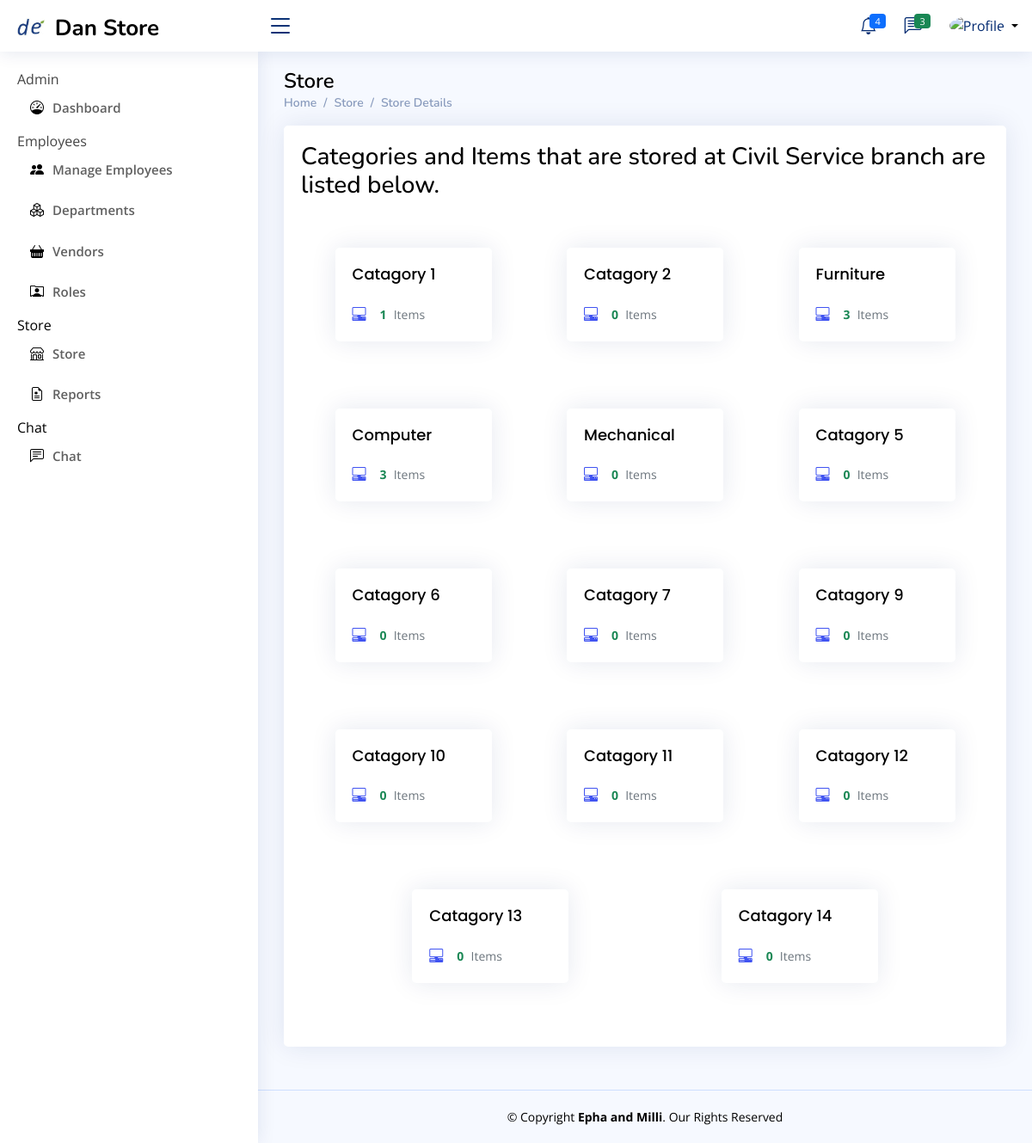
Page /comp-admin/store-details/2 on the committed database.
### Store_manager/models.py (models this page shows, shortened)
class Catagory(models.Model):
    Catagory_Name = models.CharField(max_length=200, null=True, blank=True)
    Type_of_Asset = models.CharField(max_length=200, null=True, blank=True)
    store=models.ForeignKey(allStore,null=True,blank=True,on_delete=models.CASCADE)

### Company_Admin/views.py (the view)
# urls.py: path('store-details/<int:id>', views.store_details, name='store-details'),
def store_details(request,id):
    all_category = Catagory.objects.filter(store=id)
    all_category.storeId = id
    context = {
        'all_category': all_category,
        'storeId':id
    }
    return render(request,"Company_Admin/Store/store_detail.html", context)

### Templates/Company_Admin/Store/store_detail.html
{% extends 'Company_Admin/base.html' %} {% block admin %}
<main id="main" class="main">
  <div class="pagetitle">
    <h1 style="color: black">Store</h1>
    <nav>
      <ol class="breadcrumb">
        <li class="breadcrumb-item">
          <a href="{% url 'admin-dashboard' %}">Home</a>
        </li>
        <li class="breadcrumb-item"><a href="{% url 'store' %}">Store</a></li>
        <li class="breadcrumb-item">Store Details</li>
      </ol>
    </nav>
  </div>
  <section class="section">
    <div class="row">
      <div class="col-lg-12">
        <div class="card">
          <div class="card-body">
            <div class="card-title">
              <h3 style="color: black; display: flex; justify-content: center">
                Categories and Items that are stored at Civil Service branch are
                listed below.
              </h3>
            </div>
            <div
              class="row"
              style="display: flex; justify-content: space-evenly"
            >
              {% for category in all_category %}
              <div class="col-lg-3 col-md-6 col-sm-6 m-4">
                <a
                  href="{% url 'cat-item-detail' category.id  %}"
                  class="card info-card sales-card newshadow"
                >
                  <div class="card-body">
                    <h5 class="card-title" style="color: black">
                      {{ category.Catagory_Name }}
                    </h5>
                    <div class="d-flex align-items-center">
                      <div
                        class="card-icon rounded-circle d-flex align-items-center justify-content-center"
                      >
                        <i class="bi bi-pc-display-horizontal"></i>
                      </div>
                      <div class="ps-3">
                        <span class="text-success small pt-1 fw-bold"
                          >{{category.item_set.all.count}}</span
                        >
                        <span class="text-muted small pt-2 ps-1"> Items</span>
                      </div>
                    </div>
                  </div>
                </a>
              </div>
              {% endfor %}
            </div>
          </div>
        </div>
      </div>
    </div>
  </section>
</main>
{% endblock %}

### static/assets/css/style.css (style rules this page uses)
:root { scroll-behavior: smooth; }
body { font-family: "Open Sans", sans-serif; background: #f6f9ff; color: #444444; }
a { color: #4154f1; text-decoration: none; }
h1, h2, h3, h4, h5, h6 { font-family: "Nunito", sans-serif; }
#main { margin-top: 60px; padding: 20px 30px; transition: all 0.3s; }
.pagetitle { margin-bottom: 10px; }
.pagetitle h1 { font-size: 24px; margin-bottom: 0; font-weight: 600; color: #012970; }
.card { margin-bottom: 30px; border: none; border-radius: 5px; box-shadow: 0px 0 30px rgba(1, 41, 112, 0.1); }
.card-title { padding: 20px 0 15px 0; font-size: 18px; font-weight: 500; color: #012970; font-family: "Poppins", sans-serif; }
.card-body { padding: 0 20px 20px 20px; }
.breadcrumb { font-size: 14px; font-family: "Nunito", sans-serif; color: #899bbd; font-weight: 600; }
.breadcrumb a { color: #899bbd; transition: 0.3s; }
.breadcrumb .breadcrumb-item::before { color: #899bbd; }
@media (min-width: 1200px) { #main, #footer { margin-left: 300px; } }

### rows in the picture
Catagory: Catagory_Name "Catagory 1", item_set.all.count "1"
Catagory: Catagory_Name "Catagory 2", item_set.all.count "0"
Catagory: Catagory_Name "Furniture", item_set.all.count "3"
Catagory: Catagory_Name "Computer", item_set.all.count "3"
Catagory: Catagory_Name "Mechanical", item_set.all.count "0"
Catagory: Catagory_Name "Catagory 5", item_set.all.count "0"
Catagory: Catagory_Name "Catagory 6", item_set.all.count "0"
Catagory: Catagory_Name "Catagory 7", item_set.all.count "0"
Catagory: Catagory_Name "Catagory 9", item_set.all.count "0"
Catagory: Catagory_Name "Catagory 10", item_set.all.count "0"
Catagory: Catagory_Name "Catagory 11", item_set.all.count "0"
Catagory: Catagory_Name "Catagory 12", item_set.all.count "0"
Catagory: Catagory_Name "Catagory 13", item_set.all.count "0"
Catagory: Catagory_Name "Catagory 14", item_set.all.count "0"
